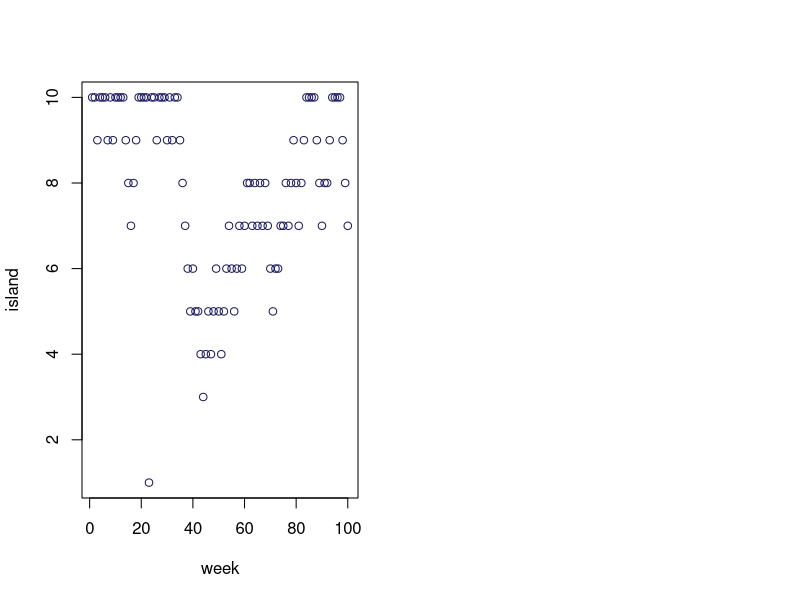

Here is the R script that generated this plot: (Note: this script raises an error after producing the figure.)
## ---- chunk 1
knitr::opts_chunk$set(echo = TRUE)
## ---- chunk 2
num_weeks <- 1e5
positions <- rep(0, num_weeks)
current <- 10
for (i in 1:num_weeks) {
  # record current position
  positions[i] <- current
  
  # flip coin to generate proposal
  proposal <- current + sample( c(-1, 1), size=1)
  if ( proposal < 1 ) proposal <- 10
  if ( proposal > 10 ) proposal <- 1
  
  # move?
  prob_move <- proposal / current
  current <- ifelse( runif(1) < prob_move , proposal, current)
}
## ---- chunk 3
par(mfrow=c(1,2))
plot( (1:100), positions[1:100], xlab="week", ylab="island", col="midnightblue")
stem(1:10, table(positions))
